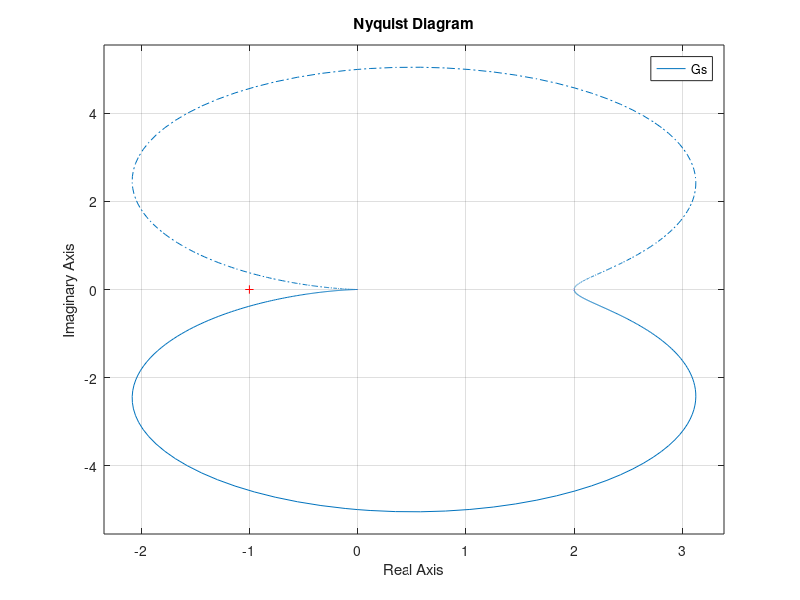

The MATLAB script that drew this image:
%% 初期化
clc         % コマンドウィンドウの初期化
clear       % ワークスペースの初期化
close all   % グラフを全部閉じる

%% 変数宣言
% ===== 制御対象 =====
zeta = 0.2;       % 減衰係数
omega_n = 1;      % 固有角周波数
K = 2;            % システムゲイン

%% 伝達関数
s = tf('s');                    % ラプラス演算子
Gs = K*omega_n^2 / (s^2 + 2*zeta*omega_n*s + omega_n^2); % 制御対象G(s)

%% ボード線図描画
figure;
nyquist(Gs)
grid on;
